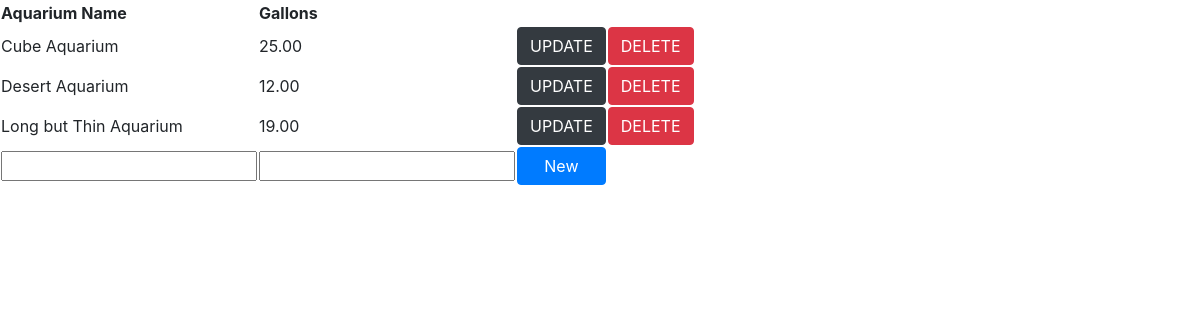
The page /tanks/users/tank/ (signed in) on the database as committed earlier.
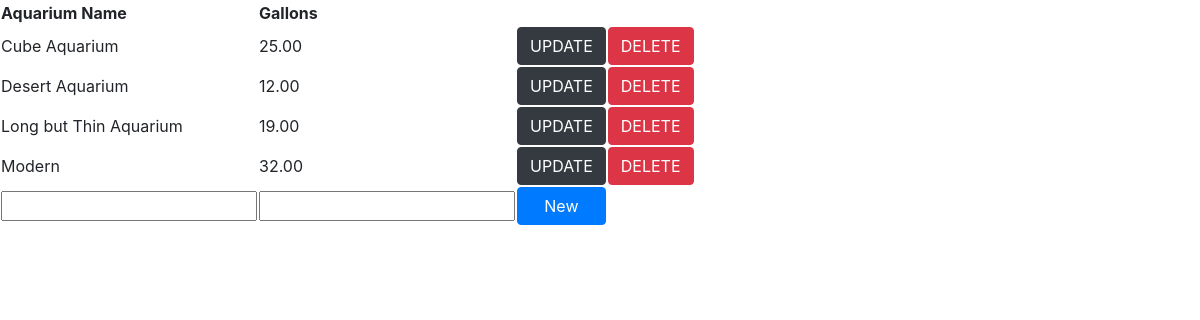
The same page on the database as committed later.
### tanks/models.py (models this page shows, shortened)
class Tank(models.Model):
    owner_id = models.ForeignKey(User, on_delete=models.CASCADE)
    alias = models.CharField(max_length=100)
    gallons = models.DecimalField(max_digits=5, decimal_places=2)
    class Meta:
        ordering = ['alias']
        verbose_name_plural = "Tanks"

### tanks/views.py (the view, shortened to what this page needs)
# urls.py: path('users/tank/', views.tanklist, name='tank-list'),
@login_required()
def tanklist(request):
    if request.user.is_authenticated:
        tanklist = Tank.objects.all().filter(owner_id=request.user.id)
        if request.method == 'GET':
            form = TankForm
            tlist = {'tanks': tanklist, 'form': form}
            return render(request, 'tanks/tank-list.html', context=tlist)
    else:
        return render(request, 'tanks/index.html')

### tanks/templates/tanks/tank-list.html (shortened to what this page needs)
{% extends 'base.html' %}
{% block content %}
    <table>
        <tr>
            <th>Aquarium Name</th>
            <th>Gallons</th>
        </tr>
        {% for tank in tanks %}
            <tr>
                <td>{{tank.alias}}</td>
                <td>{{tank.gallons}}</td>
                <td>
                    <form action="{{tank.id}}/update/">
                        <button type="submit" class="btn btn-block btn-dark">UPDATE</button>
                    </form>
                </td>
                <td>
                    <form action="{{tank.id}}/delete/">
                        <button type="submit" class="btn btn-block btn-danger">DELETE</button>
                    </form>
                </td>
            </tr>
        {% endfor %}
        <tr>
            <form method="POST">
                <td>{{form.alias}}</td>
                <td>{{form.gallons}}</td>
                <td><button type="submit" class="btn btn-primary btn-block">New</button></td>
            </form>
        </tr>
    </table>
{% endblock %}

Rows that differ between the two databases and show on the page:
added Tank: alias "Modern", gallons "32.00"
